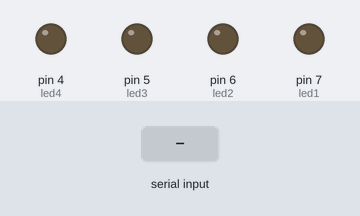
The sketch below on a simulated Arduino Uno, built with avr-gcc and run on an emulated ATmega328P. Shown: output pins drawn as LEDs (lit = HIGH). Inputs (shaded band) come from the test bench.

Above: at 1.2 s.
1.3 s: "q" received over the second serial link
At 2.3 s:
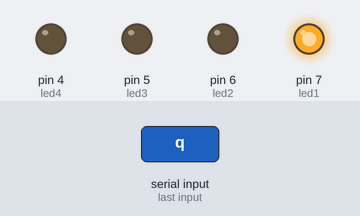
2.8 s: "w" received over the second serial link
At 3.5 s:
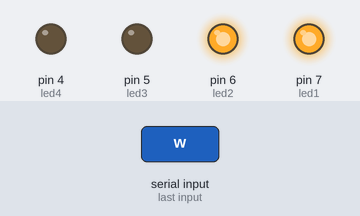
4.3 s: "e" received over the second serial link
At 4.6 s:
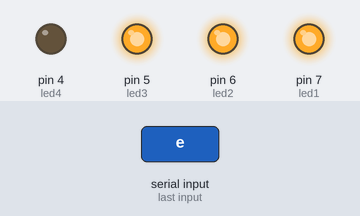
5.8 s: "r" received over the second serial link
At 7.0 s:
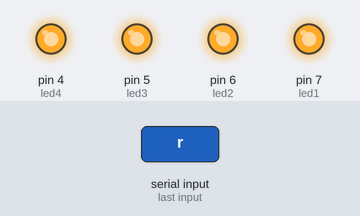
7.3 s: "q" received over the second serial link
At 8.1 s:
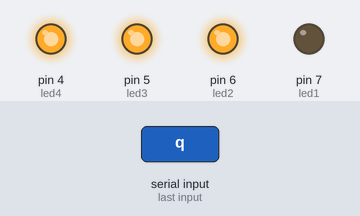
8.8 s: "z" received over the second serial link
At 9.5 s:
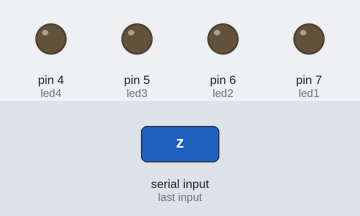
Timing chart, 0 to 11.3 s (numbered marks = the images above; inputs shaded):
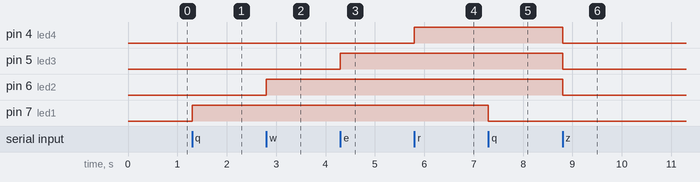

The sketch:

Bluetooth_led_yakma.ino
```cpp
#include <SoftwareSerial.h>

SoftwareSerial mySerial(10, 11); // RX, TX
int led1 = 7;
int led2 = 6;
int led3 = 5;
int led4 = 4;

void setup()
{
  pinMode(led1, OUTPUT);
  pinMode(led2, OUTPUT);
  pinMode(led3, OUTPUT);
  pinMode(led4, OUTPUT);
  mySerial.begin(9600);
  mySerial.println("LED uygulamasi");
}

void loop()
{
  char ch = mySerial.read();
  if (ch == 'q')
  {
    digitalWrite(led1, !digitalRead(led1));
    if (digitalRead(led1) == HIGH)
    {
      mySerial.println("LED 1 yandi");
    }
    else
    {
      mySerial.println("LED 1 sondu");
    }
  }
  if (ch == 'w')
  {
    digitalWrite(led2, !digitalRead(led2));
    if (digitalRead(led2) == HIGH)
    {
      mySerial.println("LED 2 yandi");
    }
    else
    {
      mySerial.println("LED 2 sondu");
    }
  }
  if (ch == 'e')
  {
    digitalWrite(led3, !digitalRead(led3));
    if (digitalRead(led3) == HIGH)
    {
      mySerial.println("LED 3 yandi");
    }
    else
    {
      mySerial.println("LED 3 sondu");
    }
  }
  if (ch == 'r')
  {
    digitalWrite(led4, !digitalRead(led4));
    if (digitalRead(led4) == HIGH)
    {
      mySerial.println("LED 4 yandi");
    }
    else
    {
      mySerial.println("LED 4 sondu");
    }
  }
  if (ch == 'z')
  {
    digitalWrite(led1, LOW);
    digitalWrite(led2, LOW);
    digitalWrite(led3, LOW);
    digitalWrite(led4, LOW);
    mySerial.println("Tum LED'ler sondu");
  }
  if (ch == 'x')
  {
    digitalWrite(led1, HIGH);
    digitalWrite(led2, HIGH);
    digitalWrite(led3, HIGH);
    digitalWrite(led4, HIGH);
    mySerial.println("Tum LED'ler yandi");
  }
}
```

Measured:
- after the input at 1.3 s, pin 7 (led1): LOW → HIGH at once
- after the input at 2.8 s, pin 6 (led2): LOW → HIGH at once
- after the input at 4.3 s, pin 5 (led3): LOW → HIGH at once
- after the input at 5.8 s, pin 4 (led4): LOW → HIGH at once
- after the input at 7.3 s, pin 7 (led1): HIGH → LOW at once
- after the input at 8.8 s, pin 4 (led4), pin 5 (led3), pin 6 (led2): HIGH → LOW at once
